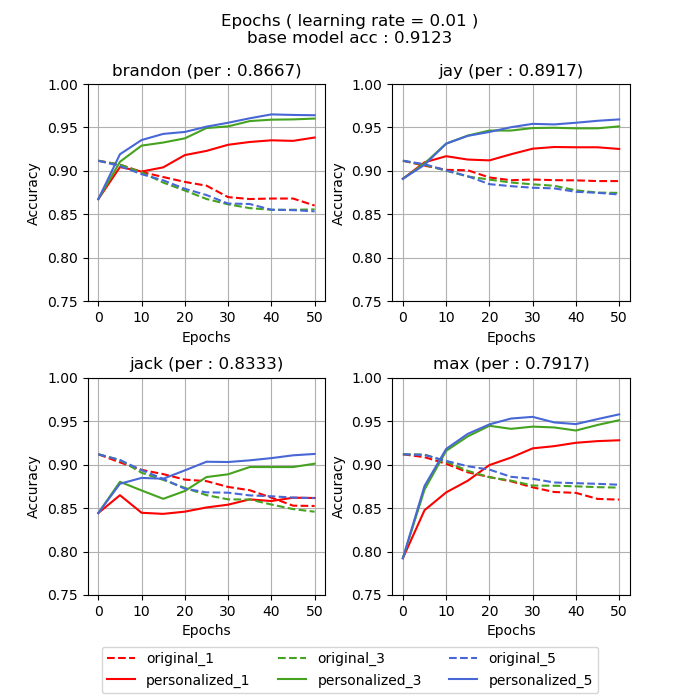

Recreate this plot in Python.
import os
import ast
import matplotlib.pyplot as plt
import numpy as np

fig, axs = plt.subplots(2, 2, figsize=[7,7])

axs_mapping = {
    "brandon" : axs[0][0],
    "jay" : axs[0][1],
    "jack" : axs[1][0],
    "max" : axs[1][1]
}

per_acc = {}

original = {
    "brandon" : {'1':[], '3':[], '5':[]},
    "jay" : {'1':[], '3':[], '5':[]},
    "jack" : {'1':[], '3':[], '5':[]},
    "max" : {'1':[], '3':[], '5':[]}
}

personalized = {
    "brandon" : {'1':[], '3':[], '5':[]},
    "jay" : {'1':[], '3':[], '5':[]},
    "jack" : {'1':[], '3':[], '5':[]},
    "max" : {'1':[], '3':[], '5':[]}
}

result_dir = "../results"
metric = "epochs"
learning_rate = None
base_model_acc = None
epochs = None

for exp in os.listdir(result_dir):
    print(exp)
    for file_name in os.listdir(os.path.join(result_dir, exp)):
        if "summary" in file_name:
            person = file_name.split("_")[0]

            file_path = os.path.join(result_dir, exp, file_name)
            summary = ast.literal_eval(open(file_path, 'r').read())
            learning_rate = summary['setting']['lr']
            base_model_acc = summary['setting']['original_acc']
            per_acc[person] = summary['setting']['personlized_acc']
            results = summary[metric]

            original[person]
            personalized[person]

            for key in results.keys():
                epochs = results[key]['epochs']
                original[person][key].append(results[key]['original'])
                personalized[person][key].append(results[key]['personlized'])

line_color = ['#fd0000', '#D6B748', '#45A320', '#5ADABE', '#4867D6']

def get_average(arr):
    return np.mean(np.array(arr), axis=0)

legends = []

for person, axis in axs_mapping.items():
    processed_original = []
    processed_personalized = []

    original_dict = original[person]
    personalized_dict = personalized[person]

    axis.set_title('{0} (per : {1})'.format(person, per_acc[person]))
    axis.set(xlabel='Epochs', ylabel='Accuracy', xticks=epochs[::2])
    axis.set_ylim(0.75, 1.0)
    axis.grid()

    for i in original[person].keys():
        original_line = axis.plot(epochs, get_average(original_dict[i]), '--', color=line_color[int(i)-1], label='original')
        personalized_line = axis.plot(epochs, get_average(personalized_dict[i]), '-', color=line_color[int(i)-1], label='personalized')

        legends.append(original_line)
        legends.append(personalized_line)


fig.legend(legends,     # The line objects
           labels=["original_1", "personalized_1", "original_3", "personalized_3", "original_5", "personalized_5"],   # The labels for each line
           loc=8,  # Position of legend
           ncol=3
           )

fig.subplots_adjust(bottom=0.15, wspace=0.28, hspace=0.35)
fig.suptitle('Epochs ( learning rate = {0} )\nbase model acc : {1}'.format(learning_rate, base_model_acc))

fig.savefig("epoch.png")
plt.show()
